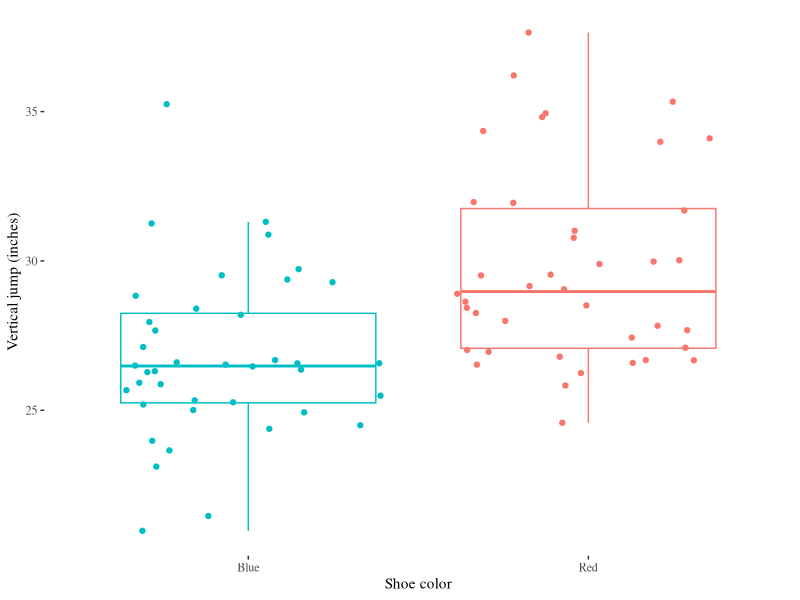
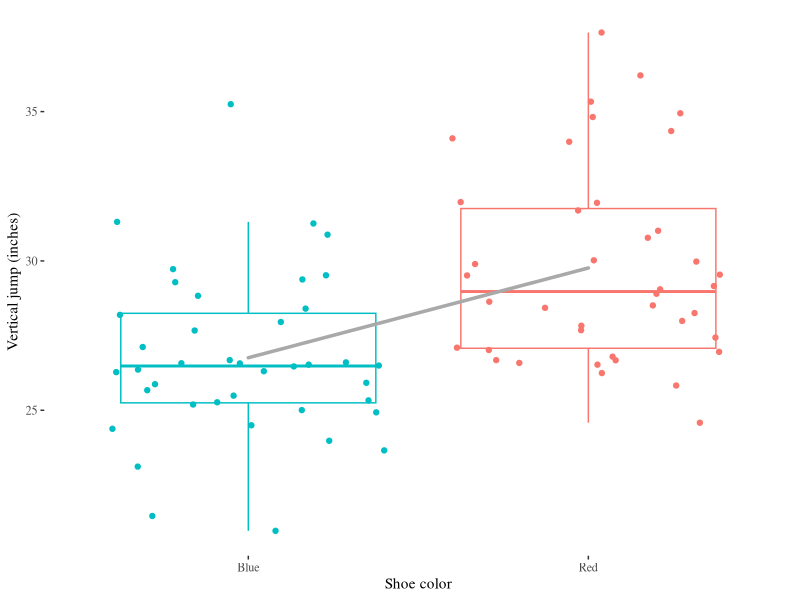

Source code (R) for these figures, in order:
## ---- chunk 1
#| label: loading packages
#| results: hide

library(tidyverse)
library(ggthemes)
## ---- chunk 2
#| label: Simulating and visualizing data

#setting the parameters
set.seed(1234)

n_players <- 40
blue_mean <- 28
red_mean <- 30
sd <- 3

#simulate jump heights in inches
blue_jump_height <- rnorm(n_players, blue_mean, sd)
red_jump_height <- rnorm(n_players, red_mean, sd)

#create a dataframe
jump_data <- data.frame(
  player_id = 1:(2 * n_players),
  shoe_color = rep(c("Blue", "Red"), each = n_players),
  jump_height = c(blue_jump_height, red_jump_height)
)

#plot the data
ggplot(jump_data, aes(x = shoe_color, y = jump_height, color = shoe_color)) +
  geom_boxplot(alpha = 0.5, outlier.shape = NA) + 
  geom_jitter() +
  scale_color_manual(values = c(Blue = "#00BFC4", Red = "#F8766D")) +
  labs(
    x = "Shoe color",
    y = "Vertical jump (inches)",
  ) +
  theme_tufte() +
  theme(legend.position = "none")

## ---- chunk 3
#| label: Doing a t-test

t.test(jump_height ~ shoe_color, data = jump_data, var.equal = TRUE)
## ---- chunk 4
#| label: Linear regression and visualization

#the regression model
lm(formula = jump_height ~ shoe_color, data = jump_data) |> 
  summary()

#getting the mean jump height for plotting the linear regression line
mean_jump_data <- jump_data |> 
  group_by(shoe_color) |> 
  summarize(mean_jump_height = mean(jump_height))

#adding example regression line to previous plot
ggplot(jump_data, aes(x = shoe_color, y = jump_height, color = shoe_color)) +
  geom_boxplot(alpha = 0.5, outlier.shape = NA) + 
  geom_jitter() +
  scale_color_manual(values = c(Blue = "#00BFC4", Red = "#F8766D")) +
  labs(
    x = "Shoe color",
    y = "Vertical jump (inches)",
  ) +
  theme_tufte() +
  theme(legend.position = "none") +
   geom_line(data = mean_jump_data, #adding example regression line
            aes(x = shoe_color, y = mean_jump_height, group = 1),
            linewidth = 1.2,
            color = "darkgray",
            lineend = "round")
## ---- chunk 5
#| label: Both the t-test and linear regression

t.test(jump_height ~ shoe_color, data = jump_data, var.equal = TRUE)

lm(formula = jump_height ~ shoe_color, data = jump_data) |> 
  summary()

